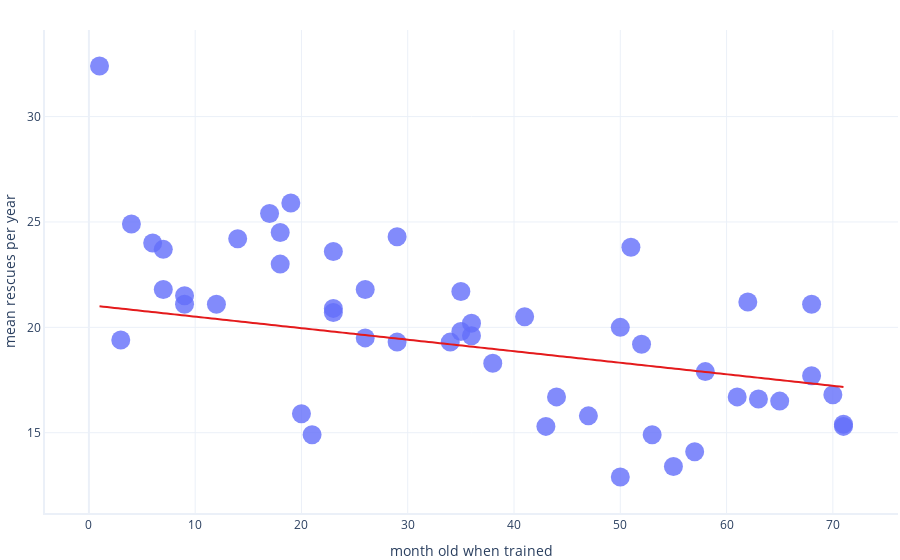

The notebook cell this image was saved under:
### Markdown cell above
## Training Analysis
In the preceding output, we're printing an estimate of weights and the calculated cost at each iteration.

The final line in the output shows that the model stopped training because it reached its maximum allowed number of iterations, but the cost could still be lower if we had let it run longer.

Let's plot the model at the end of this training:

### Code cell
# Plot the data and trendline after training
graphing.scatter_2D(data, "month_old_when_trained", "mean_rescues_per_year", trendline=model.predict)
